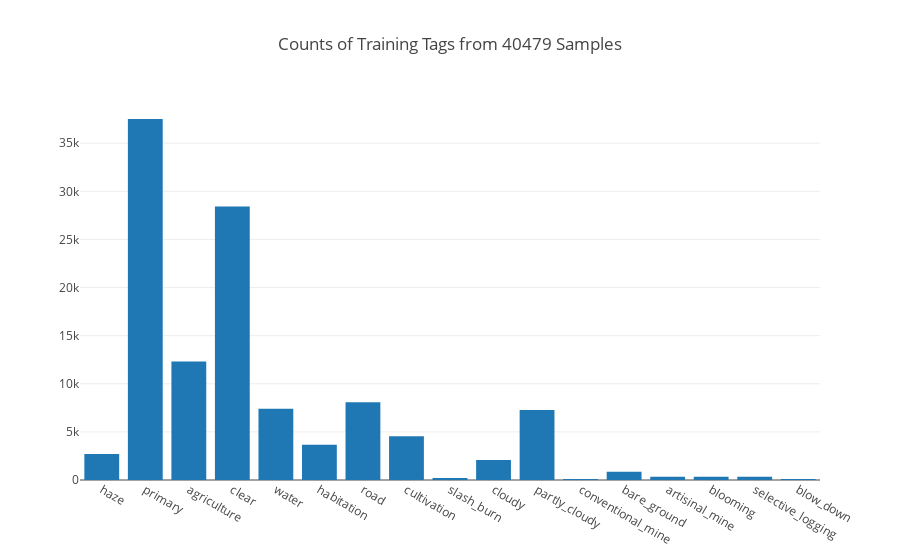

Notebook code cell kept with this figure:
### Markdown cell above
## Tags

First we load the tags and count their occurrences. We use the word *tag* to refer to a word that refers to a tag/label/class associated with an image like *clear*, *habitation*, and *primary*. Later we will use the word *label* to refer to the binary vector associated with an image that describes all its tags.

### Code cell
train_tags = planet.util.read_tags(os.path.join(data_dir, 'train_v2.csv'))
num_samples = len(train_tags)
train_tags_counts = planet.util.count_tags(train_tags)
train_tags_counts_fig = plotly.graph_objs.Figure(
    data=[
        plotly.graph_objs.Bar
        (
            x=list(train_tags_counts.keys()),
            y=list(train_tags_counts.values())
        )
    ],
    layout=plotly.graph_objs.Layout(
        title='Counts of Training Tags from {} Samples'.format(num_samples)
    )
)
plotly.offline.iplot(
    train_tags_counts_fig,
    filename=os.path.join(data_dir, 'train_tags_counts.html')
)

### Figure 1 — Plotly figure (JSON) as saved in the notebook; plotly's stock layout.template omitted (floating-point values rounded to 4 significant figures)
{"data": [{"type": "bar", "x": ["haze", "primary", "agriculture", "clear", "water", "habitation", "road", "cultivation", "slash_burn", "cloudy", "partly_cloudy", "conventional_mine", "bare_ground", "artisinal_mine", "blooming", "selective_logging", "blow_down"], "y": [2697, 37513, 12315, 28431, 7411, 3660, 8071, 4547, 209, 2089, 7261, 100, 862, 339, 332, 340, 101]}], "layout": {"title": "Counts of Training Tags from 40479 Samples"}}
